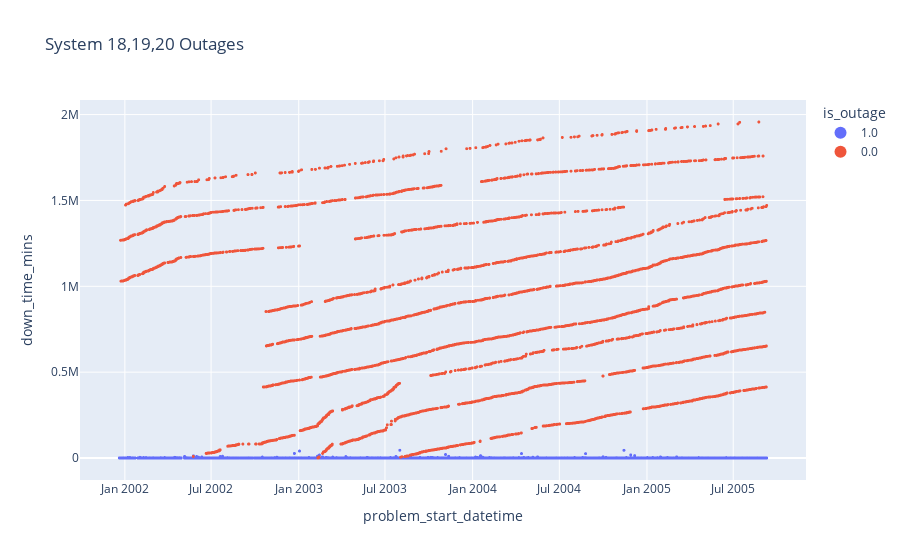

Notebook source saved alongside this figure:
### Code cell
df_8.is_outage = df_8.is_outage.astype(str)
fig = px.scatter(df_8, x='problem_start_datetime', y='down_time_mins', color='is_outage', title='System 18,19,20 Outages', size='System')
fig.update_traces(marker_size=3)
fig.show()

### Figure 1 — Plotly figure (JSON) as saved in the notebook; plotly's stock layout.template omitted (floating-point values rounded to 4 significant figures; data arrays with more than 128 entries replaced by an {"elided": "..."} marker saying what was removed)
{"data": [{"hovertemplate": "is_outage=1.0<br>problem_start_datetime=%{x}<br>down_time_mins=%{y}<br>System=%{marker.size}<extra></extra>", "legendgroup": "1.0", "marker": {"color": "#636efa", "size": 3, "sizemode": "area", "sizeref": 0.05, "symbol": "circle"}, "mode": "markers", "name": "1.0", "showlegend": true, "type": "scattergl", "x": {"elided": "9759 str values"}, "xaxis": "x", "y": {"elided": "9759 int values"}, "yaxis": "y"}, {"hovertemplate": "is_outage=0.0<br>problem_start_datetime=%{x}<br>down_time_mins=%{y}<br>System=%{marker.size}<extra></extra>", "legendgroup": "0.0", "marker": {"color": "#EF553B", "size": 3, "sizemode": "area", "sizeref": 0.05, "symbol": "circle"}, "mode": "markers", "name": "0.0", "showlegend": true, "type": "scattergl", "x": {"elided": "6233 str values"}, "xaxis": "x", "y": {"elided": "6233 int values"}, "yaxis": "y"}], "layout": {"autosize": true, "legend": {"itemsizing": "constant", "title": {"text": "is_outage"}, "tracegroupgap": 0}, "title": {"text": "System 18,19,20 Outages"}, "xaxis": {"anchor": "y", "autorange": true, "domain": [0, 1], "range": ["2001-09-28 23:45:32.8921", "2005-11-30 15:36:27.1079"], "title": {"text": "problem_start_datetime"}, "type": "date"}, "yaxis": {"anchor": "x", "autorange": true, "domain": [0, 1], "range": [-150500.0, 2107000.0], "title": {"text": "down_time_mins"}, "type": "linear"}}}
